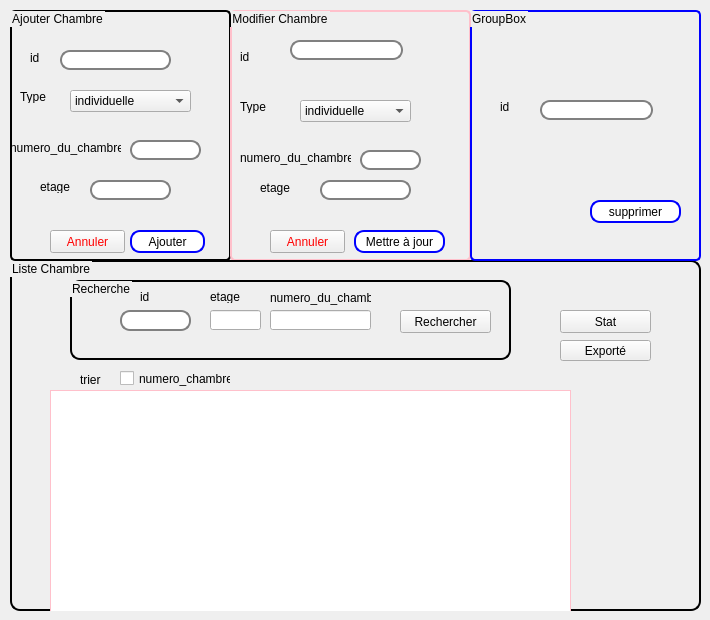
    <widget class="QWidget" name="tab_2">
     <attribute name="title">
      <string>Tab 2</string>
     </attribute>
     <widget class="QGroupBox" name="groupBox_4">
      <property name="geometry">
       <rect>
        <x>10</x>
        <y>10</y>
        <width>221</width>
        <height>251</height>
       </rect>
      </property>
      <property name="styleSheet">
       <string notr="true">QGroupBox {
    background-color: qlineargradient(x1: 0, y1: 0, x2: 0, y2: 1,
                                      stop: 0 #E0E0E0, stop: 1 #FFFFFF);
    border: 2px solid black;
    border-radius: 5px;
    margin-top: 1ex; /* leave space at the top for the title */
}</string>
      </property>
      <property name="title">
       <string>Ajouter Chambre</string>
      </property>
      <widget class="QLabel" name="label_13">
       <property name="geometry">
        <rect>
         <x>10</x>
         <y>80</y>
         <width>47</width>
         <height>13</height>
        </rect>
       </property>
       <property name="text">
        <string>Type</string>
       </property>
      </widget>
      <widget class="QLabel" name="label_14">
       <property name="geometry">
        <rect>
         <x>20</x>
         <y>40</y>
         <width>101</width>
         <height>16</height>
        </rect>
       </property>
       <property name="text">
        <string>id</string>
       </property>
      </widget>
      <widget class="QLineEdit" name="lineEdit_id">
       <property name="geometry">
        <rect>
         <x>50</x>
         <y>40</y>
         <width>111</width>
         <height>20</height>
        </rect>
       </property>
       <property name="styleSheet">
        <string notr="true">QLineEdit {
    border: 2px solid gray;
    border-radius: 10px;
    padding: 0 8px;
    background: white;
    selection-background-color: darkgray;
}</string>
       </property>
      </widget>
      <widget class="QPushButton" name="pushButton_8">
       <property name="geometry">
        <rect>
         <x>40</x>
         <y>220</y>
         <width>75</width>
         <height>23</height>
        </rect>
       </property>
       <property name="styleSheet">
        <string notr="true">QPushButton { color: red }
</string>
       </property>
       <property name="text">
        <string>Annuler</string>
       </property>
      </widget>
      <widget class="QPushButton" name="pushButton_9">
       <property name="geometry">
        <rect>
         <x>120</x>
         <y>220</y>
         <width>75</width>
         <height>23</height>
        </rect>
       </property>
       <property name="autoFillBackground">
        <bool>false</bool>
       </property>
       <property name="styleSheet">
        <string notr="true">QPushButton
{
  border: 2px solid blue;
  border-radius: 10px;
  padding: 0 8px;
  background: white;
}</string>
       </property>
       <property name="text">
        <string>Ajouter</string>
       </property>
      </widget>
      <widget class="QLineEdit" name="lineEdit_etage">
       <property name="geometry">
        <rect>
         <x>80</x>
         <y>170</y>
         <width>81</width>
         <height>20</height>
        </rect>
       </property>
       <property name="styleSheet">
        <string notr="true">QLineEdit {
    border: 2px solid gray;
    border-radius: 10px;
    padding: 0 8px;
    background: white;
    selection-background-color: darkgray;
}</string>
       </property>
      </widget>
      <widget class="QLineEdit" name="lineEdit_num">
       <property name="geometry">
        <rect>
         <x>120</x>
         <y>130</y>
         <width>71</width>
         <height>20</height>
        </rect>
       </property>
       <property name="styleSheet">
        <string notr="true">QLineEdit {
    border: 2px solid gray;
    border-radius: 10px;
    padding: 0 8px;
    background: white;
    selection-background-color: darkgray;
}</string>
       </property>
      </widget>
      <widget class="QLabel" name="label_17">
       <property name="geometry">
        <rect>
         <x>0</x>
         <y>130</y>
         <width>111</width>
         <height>16</height>
        </rect>
       </property>
       <property name="text">
        <string>numero_du_chambre</string>
       </property>
      </widget>
      <widget class="QComboBox" name="comboBox">
       <property name="geometry">
        <rect>
         <x>60</x>
         <y>80</y>
         <width>121</width>
         <height>22</height>
        </rect>
       </property>
       <property name="styleSheet">
        <string notr="true"/>
       </property>
       <item>
        <property name="text">
         <string>individuelle</string>
        </property>
       </item>
       <item>
        <property name="text">
         <string>à deux</string>
        </property>
       </item>
      </widget>
      <widget class="QLabel" name="label_20">
       <property name="geometry">
        <rect>
         <x>30</x>
         <y>170</y>
         <width>47</width>
         <height>13</height>
        </rect>
       </property>
       <property name="text">
        <string>etage</string>
       </property>
      </widget>
     </widget>
     <widget class="QGroupBox" name="groupBox_5">
      <property name="geometry">
       <rect>
        <x>230</x>
        <y>10</y>
        <width>241</width>
        <height>251</height>
       </rect>
      </property>
      <property name="styleSheet">
       <string notr="true">QGroupBox {
    background-color: qlineargradient(x1: 0, y1: 0, x2: 0, y2: 1,
                                      stop: 0 #E0E0E0, stop: 1 #FFFFFF);
    border: 2px solid pink;
    border-radius: 5px;
    margin-top: 1ex; /* leave space at the top for the title */
}</string>
      </property>
      <property name="title">
       <string>Modifier Chambre</string>
      </property>
      <widget class="QLabel" name="label_15">
       <property name="geometry">
        <rect>
         <x>10</x>
         <y>90</y>
         <width>47</width>
         <height>13</height>
        </rect>
       </property>
       <property name="text">
        <string>Type</string>
       </property>
      </widget>
      <widget class="QLabel" name="label_16">
       <property name="geometry">
        <rect>
         <x>30</x>
         <y>170</y>
         <width>101</width>
         <height>16</height>
        </rect>
       </property>
       <property name="text">
        <string>etage</string>
       </property>
      </widget>
      <widget class="QLineEdit" name="dateEdit_4">
       <property name="geometry">
        <rect>
         <x>90</x>
         <y>170</y>
         <width>91</width>
         <height>20</height>
        </rect>
       </property>
       <property name="styleSheet">
        <string notr="true">QLineEdit {
    border: 2px solid gray;
    border-radius: 10px;
    padding: 0 8px;
    background: white;
    selection-background-color: darkgray;
}</string>
       </property>
      </widget>
      <widget class="QPushButton" name="pushButton_10">
       <property name="geometry">
        <rect>
         <x>124</x>
         <y>220</y>
         <width>91</width>
         <height>23</height>
        </rect>
       </property>
       <property name="styleSheet">
        <string notr="true">QPushButton
{
  border: 2px solid blue;
  border-radius: 10px;
  padding: 0 8px;
  background: white;
}</string>
       </property>
       <property name="text">
        <string>Mettre à jour</string>
       </property>
      </widget>
      <widget class="QPushButton" name="pushButton_11">
       <property name="geometry">
        <rect>
         <x>40</x>
         <y>220</y>
         <width>75</width>
         <height>23</height>
        </rect>
       </property>
       <property name="styleSheet">
        <string notr="true">QPushButton { color: red }
</string>
       </property>
       <property name="text">
        <string>Annuler</string>
       </property>
      </widget>
      <widget class="QLabel" name="label_21">
       <property name="geometry">
        <rect>
         <x>10</x>
         <y>40</y>
         <width>47</width>
         <height>13</height>
        </rect>
       </property>
       <property name="text">
        <string>id</string>
       </property>
      </widget>
      <widget class="QLineEdit" name="lineEdit_2id">
       <property name="geometry">
        <rect>
         <x>60</x>
         <y>30</y>
         <width>113</width>
         <height>20</height>
        </rect>
       </property>
       <property name="styleSheet">
        <string notr="true">QLineEdit {
    border: 2px solid gray;
    border-radius: 10px;
    padding: 0 8px;
    background: white;
    selection-background-color: darkgray;
}</string>
       </property>
      </widget>
      <widget class="QLabel" name="label_18">
       <property name="geometry">
        <rect>
         <x>10</x>
         <y>140</y>
         <width>111</width>
         <height>16</height>
        </rect>
       </property>
       <property name="text">
        <string>numero_du_chambre</string>
       </property>
      </widget>
      <widget class="QLineEdit" name="lineEdit_2num">
       <property name="geometry">
        <rect>
         <x>130</x>
         <y>140</y>
         <width>61</width>
         <height>20</height>
        </rect>
       </property>
       <property name="styleSheet">
        <string notr="true">QLineEdit {
    border: 2px solid gray;
    border-radius: 10px;
    padding: 0 8px;
    background: white;
    selection-background-color: darkgray;
}</string>
       </property>
      </widget>
      <widget class="QComboBox" name="comboBox_2">
       <property name="geometry">
        <rect>
         <x>70</x>
         <y>90</y>
         <width>111</width>
         <height>22</height>
        </rect>
       </property>
       <item>
        <property name="text">
         <string>individuelle</string>
        </property>
       </item>
       <item>
        <property name="text">
         <string>à deux</string>
        </property>
       </item>
      </widget>
     </widget>
     <widget class="QGroupBox" name="groupBox_6">
      <property name="geometry">
       <rect>
        <x>10</x>
        <y>260</y>
        <width>691</width>
        <height>351</height>
       </rect>
      </property>
      <property name="styleSheet">
       <string notr="true">QGroupBox {
    background-color: qlineargradient(x1: 0, y1: 0, x2: 0, y2: 1,
                                      stop: 0 #E0E0E0, stop: 1 #FFFFFF);
    border: 2px solid black;
    border-radius: 10px;
    margin-top: 1ex; /* leave space at the top for the title */
}</string>
      </property>
      <property name="title">
       <string>Liste Chambre</string>
      </property>
      <widget class="QPushButton" name="pushButton_13">
       <property name="geometry">
        <rect>
         <x>550</x>
         <y>80</y>
         <width>91</width>
         <height>21</height>
        </rect>
       </property>
       <property name="styleSheet">
        <string notr="true">QPushButton:hover:!pressed { color: red; }
</string>
       </property>
       <property name="text">
        <string>Exporté</string>
       </property>
      </widget>
      <widget class="QPushButton" name="pushButton_14">
       <property name="geometry">
        <rect>
         <x>550</x>
         <y>50</y>
         <width>91</width>
         <height>23</height>
        </rect>
       </property>
       <property name="styleSheet">
        <string notr="true">QPushButton:hover:!pressed { color: red; }
</string>
       </property>
       <property name="text">
        <string>Stat</string>
       </property>
      </widget>
      <widget class="QTableView" name="tableView_chambre">
       <property name="geometry">
        <rect>
         <x>40</x>
         <y>130</y>
         <width>521</width>
         <height>241</height>
        </rect>
       </property>
       <property name="styleSheet">
        <string notr="true">  
QTableView{
  border: 1px solid pink; 

}
</string>
       </property>
      </widget>
      <widget class="QCheckBox" name="checkBox">
       <property name="geometry">
        <rect>
         <x>110</x>
         <y>110</y>
         <width>111</width>
         <height>17</height>
        </rect>
       </property>
       <property name="text">
        <string>numero_chambre</string>
       </property>
      </widget>
      <widget class="QLabel" name="label_31">
       <property name="geometry">
        <rect>
         <x>70</x>
         <y>110</y>
         <width>21</width>
         <height>20</height>
        </rect>
       </property>
       <property name="text">
        <string>trier</string>
       </property>
      </widget>
      <widget class="QGroupBox" name="groupBox_10">
       <property name="geometry">
        <rect>
         <x>60</x>
         <y>20</y>
         <width>441</width>
         <height>80</height>
        </rect>
       </property>
       <property name="title">
        <string>Recherche</string>
       </property>
       <widget class="QLineEdit" name="lineEdit_idrech">
        <property name="geometry">
         <rect>
          <x>50</x>
          <y>30</y>
          <width>71</width>
          <height>21</height>
         </rect>
        </property>
        <property name="styleSheet">
         <string notr="true">QLineEdit {
    border: 2px solid gray;
    border-radius: 10px;
    padding: 0 8px;
    background: white;
    selection-background-color: darkgray;
}</string>
        </property>
        <property name="text">
         <string/>
        </property>
       </widget>
       <widget class="QLabel" name="label_27">
        <property name="geometry">
         <rect>
          <x>70</x>
          <y>10</y>
          <width>47</width>
          <height>13</height>
         </rect>
        </property>
        <property name="text">
         <string>id</string>
        </property>
       </widget>
       <widget class="QLabel" name="label_29">
        <property name="geometry">
         <rect>
          <x>140</x>
          <y>10</y>
          <width>47</width>
          <height>13</height>
         </rect>
        </property>
        <property name="text">
         <string>etage</string>
        </property>
       </widget>
       <widget class="QLineEdit" name="lineEdit_etagerech">
        <property name="geometry">
         <rect>
          <x>140</x>
          <y>30</y>
          <width>51</width>
          <height>20</height>
         </rect>
        </property>
       </widget>
       <widget class="QLineEdit" name="lineEdit_numrech">
        <property name="geometry">
         <rect>
          <x>200</x>
          <y>30</y>
          <width>101</width>
          <height>20</height>
         </rect>
        </property>
       </widget>
       <widget class="QLabel" name="label_28">
        <property name="geometry">
         <rect>
          <x>200</x>
          <y>10</y>
          <width>101</width>
          <height>16</height>
         </rect>
        </property>
        <property name="text">
         <string>numero_du_chambre</string>
        </property>
       </widget>
       <widget class="QPushButton" name="pushButton_12">
        <property name="geometry">
         <rect>
          <x>330</x>
          <y>30</y>
          <width>91</width>
          <height>23</height>
         </rect>
        </property>
        <property name="styleSheet">
         <string notr="true">QPushButton:hover:!pressed { color: red; }
</string>
        </property>
        <property name="text">
         <string>Rechercher</string>
        </property>
       </widget>
      </widget>
     </widget>
     <widget class="QGroupBox" name="groupBox_8">
      <property name="geometry">
       <rect>
        <x>470</x>
        <y>10</y>
        <width>231</width>
        <height>251</height>
       </rect>
      </property>
      <property name="styleSheet">
       <string notr="true">QGroupBox {
    background-color: qlineargradient(x1: 0, y1: 0, x2: 0, y2: 1,
                                      stop: 0 #E0E0E0, stop: 1 #FFFFFF);
    border: 2px solid blue;
    border-radius: 5px;
    margin-top: 1ex; /* leave space at the top for the title */
}</string>
      </property>
      <property name="title">
       <string>GroupBox</string>
      </property>
      <widget class="QLineEdit" name="lineEdit_csupp">
       <property name="geometry">
        <rect>
         <x>70</x>
         <y>90</y>
         <width>113</width>
         <height>20</height>
        </rect>
       </property>
       <property name="styleSheet">
        <string notr="true">QLineEdit {
    border: 2px solid gray;
    border-radius: 10px;
    padding: 0 8px;
    background: white;
    selection-background-color: darkgray;
}
</string>
       </property>
      </widget>
      <widget class="QLabel" name="label_22">
       <property name="geometry">
        <rect>
         <x>30</x>
         <y>90</y>
         <width>47</width>
         <height>13</height>
        </rect>
       </property>
       <property name="text">
        <string>id</string>
       </property>
      </widget>
      <widget class="QPushButton" name="pushButton_16">
       <property name="geometry">
        <rect>
         <x>120</x>
         <y>190</y>
         <width>91</width>
         <height>23</height>
        </rect>
       </property>
       <property name="styleSheet">
        <string notr="true">QPushButton
{
  border: 2px solid blue;
  border-radius: 10px;
  padding: 0 8px;
  background: white;
}</string>
       </property>
       <property name="text">
        <string>supprimer</string>
       </property>
      </widget>
     </widget>
    </widget>
